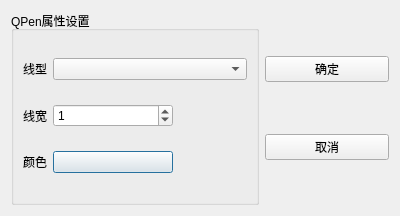
<?xml version="1.0" encoding="UTF-8"?>
<ui version="4.0">
 <class>TPenDialog</class>
 <widget class="QDialog" name="TPenDialog">
  <property name="geometry">
   <rect>
    <x>0</x>
    <y>0</y>
    <width>400</width>
    <height>216</height>
   </rect>
  </property>
  <property name="windowTitle">
   <string>Dialog</string>
  </property>
  <layout class="QHBoxLayout" name="horizontalLayout_2">
   <item>
    <layout class="QHBoxLayout" name="horizontalLayout" stretch="2,1">
     <item>
      <widget class="QGroupBox" name="groupBox">
       <property name="title">
        <string>QPen属性设置</string>
       </property>
       <layout class="QGridLayout" name="gridLayout">
        <item row="0" column="0">
         <widget class="QLabel" name="label">
          <property name="text">
           <string>线型</string>
          </property>
         </widget>
        </item>
        <item row="0" column="1" colspan="2">
         <widget class="QComboBox" name="comboPenStyle"/>
        </item>
        <item row="1" column="0">
         <widget class="QLabel" name="label_2">
          <property name="text">
           <string>线宽</string>
          </property>
         </widget>
        </item>
        <item row="1" column="1">
         <widget class="QSpinBox" name="spinWidth">
          <property name="minimumSize">
           <size>
            <width>120</width>
            <height>0</height>
           </size>
          </property>
          <property name="value">
           <number>1</number>
          </property>
         </widget>
        </item>
        <item row="1" column="2">
         <spacer name="horizontalSpacer">
          <property name="orientation">
           <enum>Qt::Horizontal</enum>
          </property>
          <property name="sizeHint" stdset="0">
           <size>
            <width>66</width>
            <height>20</height>
           </size>
          </property>
         </spacer>
        </item>
        <item row="2" column="0">
         <widget class="QLabel" name="label_3">
          <property name="text">
           <string>颜色</string>
          </property>
         </widget>
        </item>
        <item row="2" column="1">
         <widget class="QPushButton" name="btnColor">
          <property name="minimumSize">
           <size>
            <width>120</width>
            <height>0</height>
           </size>
          </property>
          <property name="text">
           <string/>
          </property>
         </widget>
        </item>
        <item row="2" column="2">
         <spacer name="horizontalSpacer_2">
          <property name="orientation">
           <enum>Qt::Horizontal</enum>
          </property>
          <property name="sizeHint" stdset="0">
           <size>
            <width>66</width>
            <height>20</height>
           </size>
          </property>
         </spacer>
        </item>
       </layout>
      </widget>
     </item>
     <item>
      <layout class="QVBoxLayout" name="verticalLayout">
       <item>
        <spacer name="verticalSpacer">
         <property name="orientation">
          <enum>Qt::Vertical</enum>
         </property>
         <property name="sizeHint" stdset="0">
          <size>
           <width>20</width>
           <height>40</height>
          </size>
         </property>
        </spacer>
       </item>
       <item>
        <widget class="QPushButton" name="btnOK">
         <property name="text">
          <string>确定</string>
         </property>
        </widget>
       </item>
       <item>
        <spacer name="verticalSpacer_2">
         <property name="orientation">
          <enum>Qt::Vertical</enum>
         </property>
         <property name="sizeHint" stdset="0">
          <size>
           <width>20</width>
           <height>40</height>
          </size>
         </property>
        </spacer>
       </item>
       <item>
        <widget class="QPushButton" name="btnCancle">
         <property name="text">
          <string>取消</string>
         </property>
        </widget>
       </item>
       <item>
        <spacer name="verticalSpacer_3">
         <property name="orientation">
          <enum>Qt::Vertical</enum>
         </property>
         <property name="sizeHint" stdset="0">
          <size>
           <width>20</width>
           <height>40</height>
          </size>
         </property>
        </spacer>
       </item>
      </layout>
     </item>
    </layout>
   </item>
  </layout>
 </widget>
 <resources/>
 <connections>
  <connection>
   <sender>btnOK</sender>
   <signal>clicked()</signal>
   <receiver>TPenDialog</receiver>
   <slot>accept()</slot>
   <hints>
    <hint type="sourcelabel">
     <x>327</x>
     <y>69</y>
    </hint>
    <hint type="destinationlabel">
     <x>199</x>
     <y>107</y>
    </hint>
   </hints>
  </connection>
  <connection>
   <sender>btnCancle</sender>
   <signal>clicked()</signal>
   <receiver>TPenDialog</receiver>
   <slot>reject()</slot>
   <hints>
    <hint type="sourcelabel">
     <x>327</x>
     <y>145</y>
    </hint>
    <hint type="destinationlabel">
     <x>199</x>
     <y>107</y>
    </hint>
   </hints>
  </connection>
 </connections>
</ui>
